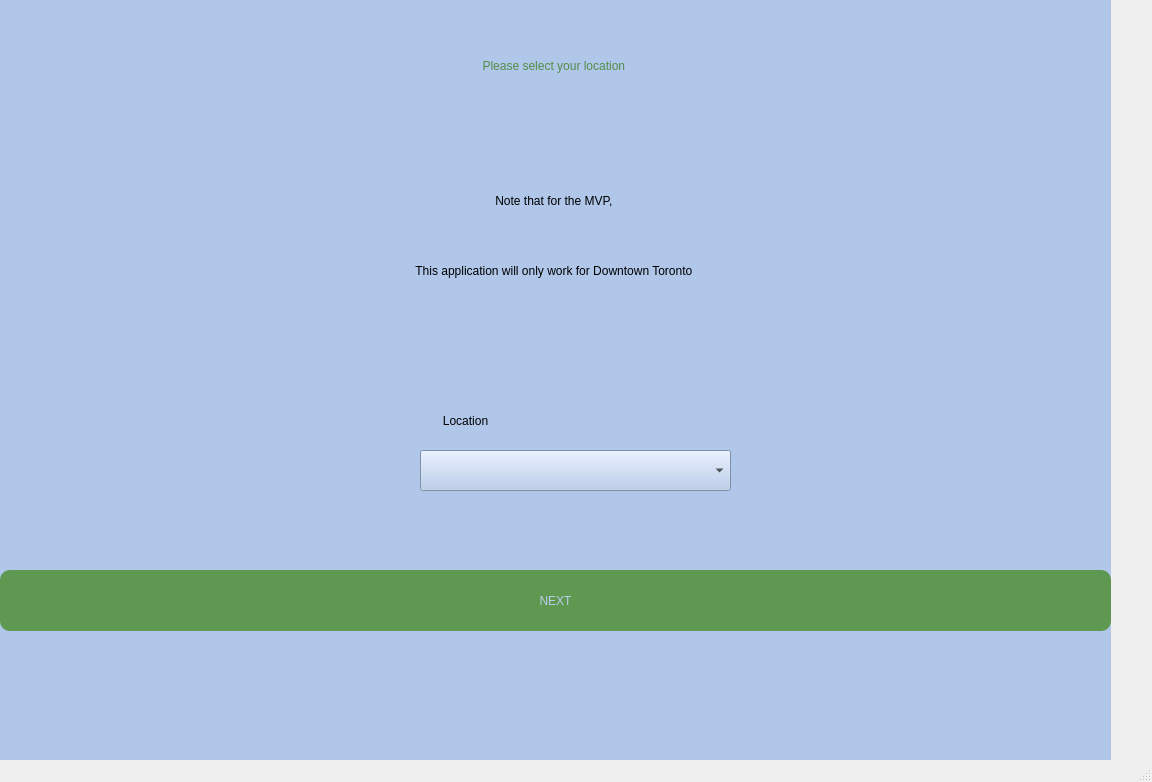
<?xml version="1.0" encoding="UTF-8"?>
<ui version="4.0">
 <class>MainWindow</class>
 <widget class="QMainWindow" name="MainWindow">
  <property name="geometry">
   <rect>
    <x>0</x>
    <y>0</y>
    <width>1152</width>
    <height>782</height>
   </rect>
  </property>
  <property name="windowTitle">
   <string>MainWindow</string>
  </property>
  <widget class="QWidget" name="centralwidget">
   <widget class="QStackedWidget" name="stackedWidget">
    <property name="geometry">
     <rect>
      <x>0</x>
      <y>-20</y>
      <width>1111</width>
      <height>781</height>
     </rect>
    </property>
    <property name="acceptDrops">
     <bool>true</bool>
    </property>
    <property name="autoFillBackground">
     <bool>false</bool>
    </property>
    <property name="styleSheet">
     <string notr="true">background-color:rgb(189, 226, 176)</string>
    </property>
    <property name="currentIndex">
     <number>1</number>
    </property>
    <widget class="QWidget" name="welcome">
     <property name="styleSheet">
      <string notr="true">background-color: rgb(189, 226, 176)</string>
     </property>
     <widget class="QLabel" name="label">
      <property name="geometry">
       <rect>
        <x>10</x>
        <y>60</y>
        <width>1101</width>
        <height>141</height>
       </rect>
      </property>
      <property name="styleSheet">
       <string notr="true">font: 30 86pt &quot;Copperplate&quot;;
color: rgb(5, 116, 186)</string>
      </property>
      <property name="text">
       <string>Welcome To </string>
      </property>
      <property name="alignment">
       <set>Qt::AlignCenter</set>
      </property>
     </widget>
     <widget class="QLabel" name="label_2">
      <property name="geometry">
       <rect>
        <x>0</x>
        <y>270</y>
        <width>1111</width>
        <height>111</height>
       </rect>
      </property>
      <property name="styleSheet">
       <string notr="true">font: 75 73pt &quot;Copperplate&quot;;
color: rgb(5, 116, 186)
</string>
      </property>
      <property name="text">
       <string>GeoDoodle</string>
      </property>
      <property name="alignment">
       <set>Qt::AlignCenter</set>
      </property>
     </widget>
     <widget class="QPushButton" name="pushButton">
      <property name="geometry">
       <rect>
        <x>0</x>
        <y>510</y>
        <width>1111</width>
        <height>111</height>
       </rect>
      </property>
      <property name="autoFillBackground">
       <bool>false</bool>
      </property>
      <property name="styleSheet">
       <string notr="true">QPushButton {
     background-color: rgb(5, 116, 186);
     border-radius: 10px;
     font: 33pt &quot;.AppleSystemUIFont&quot;;
     color: rgb(198, 230, 184);
}







</string>
      </property>
      <property name="text">
       <string>Click to Continue...</string>
      </property>
     </widget>
    </widget>
    <widget class="QWidget" name="location">
     <property name="styleSheet">
      <string notr="true">background-color:rgb(176, 199, 234)</string>
     </property>
     <widget class="QLabel" name="label_3">
      <property name="geometry">
       <rect>
        <x>0</x>
        <y>20</y>
        <width>1111</width>
        <height>131</height>
       </rect>
      </property>
      <property name="styleSheet">
       <string notr="true">font: 30 50pt &quot;Copperplate&quot;;
color:rgb(81, 141, 72)</string>
      </property>
      <property name="text">
       <string>Please select your location </string>
      </property>
      <property name="alignment">
       <set>Qt::AlignCenter</set>
      </property>
     </widget>
     <widget class="QLabel" name="label_4">
      <property name="geometry">
       <rect>
        <x>0</x>
        <y>190</y>
        <width>1111</width>
        <height>61</height>
       </rect>
      </property>
      <property name="styleSheet">
       <string notr="true">font: 30 25pt &quot;Copperplate&quot;;
color: black</string>
      </property>
      <property name="text">
       <string>Note that for the MVP, </string>
      </property>
      <property name="alignment">
       <set>Qt::AlignCenter</set>
      </property>
     </widget>
     <widget class="QLabel" name="label_5">
      <property name="geometry">
       <rect>
        <x>0</x>
        <y>260</y>
        <width>1111</width>
        <height>61</height>
       </rect>
      </property>
      <property name="styleSheet">
       <string notr="true">font: 30 25pt &quot;Copperplate&quot;;
color: black</string>
      </property>
      <property name="text">
       <string>This application will only work for Downtown Toronto </string>
      </property>
      <property name="alignment">
       <set>Qt::AlignCenter</set>
      </property>
     </widget>
     <widget class="QComboBox" name="comboBox">
      <property name="geometry">
       <rect>
        <x>420</x>
        <y>470</y>
        <width>311</width>
        <height>41</height>
       </rect>
      </property>
     </widget>
     <widget class="QLabel" name="label_6">
      <property name="geometry">
       <rect>
        <x>420</x>
        <y>420</y>
        <width>91</width>
        <height>41</height>
       </rect>
      </property>
      <property name="styleSheet">
       <string notr="true">font: 30 15pt &quot;Copperplate&quot;;
color: black</string>
      </property>
      <property name="text">
       <string>Location</string>
      </property>
      <property name="alignment">
       <set>Qt::AlignCenter</set>
      </property>
     </widget>
     <widget class="QPushButton" name="pushButton_2">
      <property name="geometry">
       <rect>
        <x>0</x>
        <y>590</y>
        <width>1111</width>
        <height>61</height>
       </rect>
      </property>
      <property name="styleSheet">
       <string notr="true">QPushButton {
     background-color: rgb(95, 152, 80);
     border-radius: 10px;
     font: 40pt &quot;.AppleSystemUIFont&quot;;
     color: rgb(185, 205, 237)
}


</string>
      </property>
      <property name="text">
       <string>NEXT</string>
      </property>
     </widget>
    </widget>
    <widget class="QWidget" name="Radius">
     <widget class="QLabel" name="label_13">
      <property name="geometry">
       <rect>
        <x>-150</x>
        <y>90</y>
        <width>1261</width>
        <height>101</height>
       </rect>
      </property>
      <property name="styleSheet">
       <string notr="true">font: 30 30pt &quot;Copperplate&quot;;
color: rgb(5, 116, 186)</string>
      </property>
      <property name="text">
       <string>Please select your desired radius</string>
      </property>
      <property name="alignment">
       <set>Qt::AlignCenter</set>
      </property>
     </widget>
     <widget class="QSpinBox" name="spinBox">
      <property name="enabled">
       <bool>true</bool>
      </property>
      <property name="geometry">
       <rect>
        <x>440</x>
        <y>320</y>
        <width>211</width>
        <height>71</height>
       </rect>
      </property>
      <property name="styleSheet">
       <string notr="true">font: 30 18pt &quot;Copperplate&quot;;
color: rgb(5, 116, 186)</string>
      </property>
      <property name="wrapping">
       <bool>true</bool>
      </property>
      <property name="suffix">
       <string/>
      </property>
      <property name="prefix">
       <string/>
      </property>
      <property name="minimum">
       <number>1</number>
      </property>
      <property name="maximum">
       <number>10</number>
      </property>
     </widget>
     <widget class="QPushButton" name="pushButton_3">
      <property name="geometry">
       <rect>
        <x>0</x>
        <y>520</y>
        <width>1111</width>
        <height>71</height>
       </rect>
      </property>
      <property name="styleSheet">
       <string notr="true">QPushButton {
     background-color: rgb(5, 116, 186);
     border-radius: 10px;
     font: 33pt &quot;.AppleSystemUIFont&quot;;
     color: rgb(198, 230, 184);
}







</string>
      </property>
      <property name="text">
       <string>Continue</string>
      </property>
     </widget>
    </widget>
    <widget class="QWidget" name="picture">
     <property name="styleSheet">
      <string notr="true">background-color:rgb(189, 226, 176)</string>
     </property>
     <widget class="QLabel" name="label_7">
      <property name="geometry">
       <rect>
        <x>10</x>
        <y>20</y>
        <width>1091</width>
        <height>111</height>
       </rect>
      </property>
      <property name="styleSheet">
       <string notr="true">font: 75 35pt &quot;Copperplate&quot;;
color: rgb(5, 116, 186)
</string>
      </property>
      <property name="text">
       <string>Please choose from the </string>
      </property>
      <property name="alignment">
       <set>Qt::AlignCenter</set>
      </property>
     </widget>
     <widget class="QLabel" name="label_8">
      <property name="geometry">
       <rect>
        <x>0</x>
        <y>100</y>
        <width>1121</width>
        <height>71</height>
       </rect>
      </property>
      <property name="styleSheet">
       <string notr="true">font: 75 35pt &quot;Copperplate&quot;;
color: rgb(5, 116, 186)
</string>
      </property>
      <property name="text">
       <string> given images below!</string>
      </property>
      <property name="alignment">
       <set>Qt::AlignCenter</set>
      </property>
     </widget>
     <widget class="QPushButton" name="cartoon1">
      <property name="geometry">
       <rect>
        <x>110</x>
        <y>270</y>
        <width>271</width>
        <height>121</height>
       </rect>
      </property>
      <property name="styleSheet">
       <string notr="true">QPushButton {
     background-color: rgb(5, 116, 186);
     border-radius: 10px;
     font: 18pt &quot;.AppleSystemUIFont&quot;;
     color: rgb(198, 230, 184);
}

</string>
      </property>
      <property name="text">
       <string>Irregular Pentagon</string>
      </property>
     </widget>
     <widget class="QPushButton" name="cartoon5">
      <property name="geometry">
       <rect>
        <x>630</x>
        <y>440</y>
        <width>251</width>
        <height>121</height>
       </rect>
      </property>
      <property name="styleSheet">
       <string notr="true">QPushButton {
     background-color: rgb(5, 116, 186);
     border-radius: 10px;
     font: 18pt &quot;.AppleSystemUIFont&quot;;
     color: rgb(198, 230, 184);
}

</string>
      </property>
      <property name="text">
       <string>Regular Rhombus</string>
      </property>
     </widget>
     <widget class="QPushButton" name="cartoon4">
      <property name="geometry">
       <rect>
        <x>290</x>
        <y>440</y>
        <width>251</width>
        <height>121</height>
       </rect>
      </property>
      <property name="styleSheet">
       <string notr="true">QPushButton {
     background-color: rgb(5, 116, 186);
     border-radius: 10px;
     font: 18pt &quot;.AppleSystemUIFont&quot;;
     color: rgb(198, 230, 184);
}

</string>
      </property>
      <property name="text">
       <string>Irregular Hexagon</string>
      </property>
     </widget>
     <widget class="QPushButton" name="cartoon3">
      <property name="geometry">
       <rect>
        <x>790</x>
        <y>270</y>
        <width>251</width>
        <height>121</height>
       </rect>
      </property>
      <property name="styleSheet">
       <string notr="true">QPushButton {
     background-color: rgb(5, 116, 186);
     border-radius: 10px;
     font: 18pt &quot;.AppleSystemUIFont&quot;;
     color: rgb(198, 230, 184);
}

</string>
      </property>
      <property name="text">
       <string>Square</string>
      </property>
     </widget>
     <widget class="QPushButton" name="cartoon2">
      <property name="geometry">
       <rect>
        <x>460</x>
        <y>270</y>
        <width>251</width>
        <height>121</height>
       </rect>
      </property>
      <property name="styleSheet">
       <string notr="true">QPushButton {
     background-color: rgb(5, 116, 186);
     border-radius: 10px;
     font: 18pt &quot;.AppleSystemUIFont&quot;;
     color: rgb(198, 230, 184);
}

</string>
      </property>
      <property name="text">
       <string>Triangle</string>
      </property>
     </widget>
    </widget>
    <widget class="QWidget" name="load">
     <property name="styleSheet">
      <string notr="true">background-color:rgb(176, 199, 234)</string>
     </property>
     <widget class="QLabel" name="label_9">
      <property name="geometry">
       <rect>
        <x>10</x>
        <y>210</y>
        <width>1101</width>
        <height>161</height>
       </rect>
      </property>
      <property name="styleSheet">
       <string notr="true">font: 30 80pt &quot;Copperplate&quot;;
color:rgb(81, 141, 72)</string>
      </property>
      <property name="text">
       <string>Loading...</string>
      </property>
      <property name="alignment">
       <set>Qt::AlignCenter</set>
      </property>
     </widget>
     <widget class="QLabel" name="label_10">
      <property name="geometry">
       <rect>
        <x>0</x>
        <y>520</y>
        <width>1111</width>
        <height>71</height>
       </rect>
      </property>
      <property name="styleSheet">
       <string notr="true">font: 30 25pt &quot;Copperplate&quot;;
color:rgb(185, 205, 237);
background-color: rgb(95, 152, 80);</string>
      </property>
      <property name="text">
       <string>Give us a second while we generate your route!</string>
      </property>
      <property name="alignment">
       <set>Qt::AlignCenter</set>
      </property>
     </widget>
    </widget>
    <widget class="QWidget" name="output">
     <widget class="QLabel" name="label_11">
      <property name="geometry">
       <rect>
        <x>0</x>
        <y>50</y>
        <width>1111</width>
        <height>91</height>
       </rect>
      </property>
      <property name="styleSheet">
       <string notr="true">font: 75 35pt &quot;Copperplate&quot;;
color: rgb(5, 116, 186)
</string>
      </property>
      <property name="text">
       <string>Here is the route based </string>
      </property>
      <property name="alignment">
       <set>Qt::AlignCenter</set>
      </property>
     </widget>
     <widget class="QLabel" name="label_12">
      <property name="geometry">
       <rect>
        <x>10</x>
        <y>170</y>
        <width>1101</width>
        <height>111</height>
       </rect>
      </property>
      <property name="styleSheet">
       <string notr="true">font: 75 35pt &quot;Copperplate&quot;;
color: rgb(5, 116, 186)
</string>
      </property>
      <property name="text">
       <string>on the route that you chose!</string>
      </property>
      <property name="alignment">
       <set>Qt::AlignCenter</set>
      </property>
     </widget>
     <widget class="QPlainTextEdit" name="output_url">
      <property name="geometry">
       <rect>
        <x>0</x>
        <y>306</y>
        <width>1111</width>
        <height>171</height>
       </rect>
      </property>
      <property name="styleSheet">
       <string notr="true">background-color: rgb(255, 255, 255);
font: 75 18pt &quot;Copperplate&quot;;
color: rgb(0, 0, 0)</string>
      </property>
     </widget>
     <widget class="QPushButton" name="restartButton">
      <property name="geometry">
       <rect>
        <x>770</x>
        <y>540</y>
        <width>271</width>
        <height>111</height>
       </rect>
      </property>
      <property name="styleSheet">
       <string notr="true">QPushButton {
     background-color: rgb(5, 116, 186);
     border-radius: 10px;
     font: 18pt &quot;.AppleSystemUIFont&quot;;
     color: rgb(198, 230, 184);
}


</string>
      </property>
      <property name="text">
       <string>Restart</string>
      </property>
     </widget>
    </widget>
   </widget>
  </widget>
  <widget class="QMenuBar" name="menubar">
   <property name="geometry">
    <rect>
     <x>0</x>
     <y>0</y>
     <width>1152</width>
     <height>22</height>
    </rect>
   </property>
  </widget>
  <widget class="QStatusBar" name="statusbar"/>
 </widget>
 <resources/>
 <connections/>
</ui>
